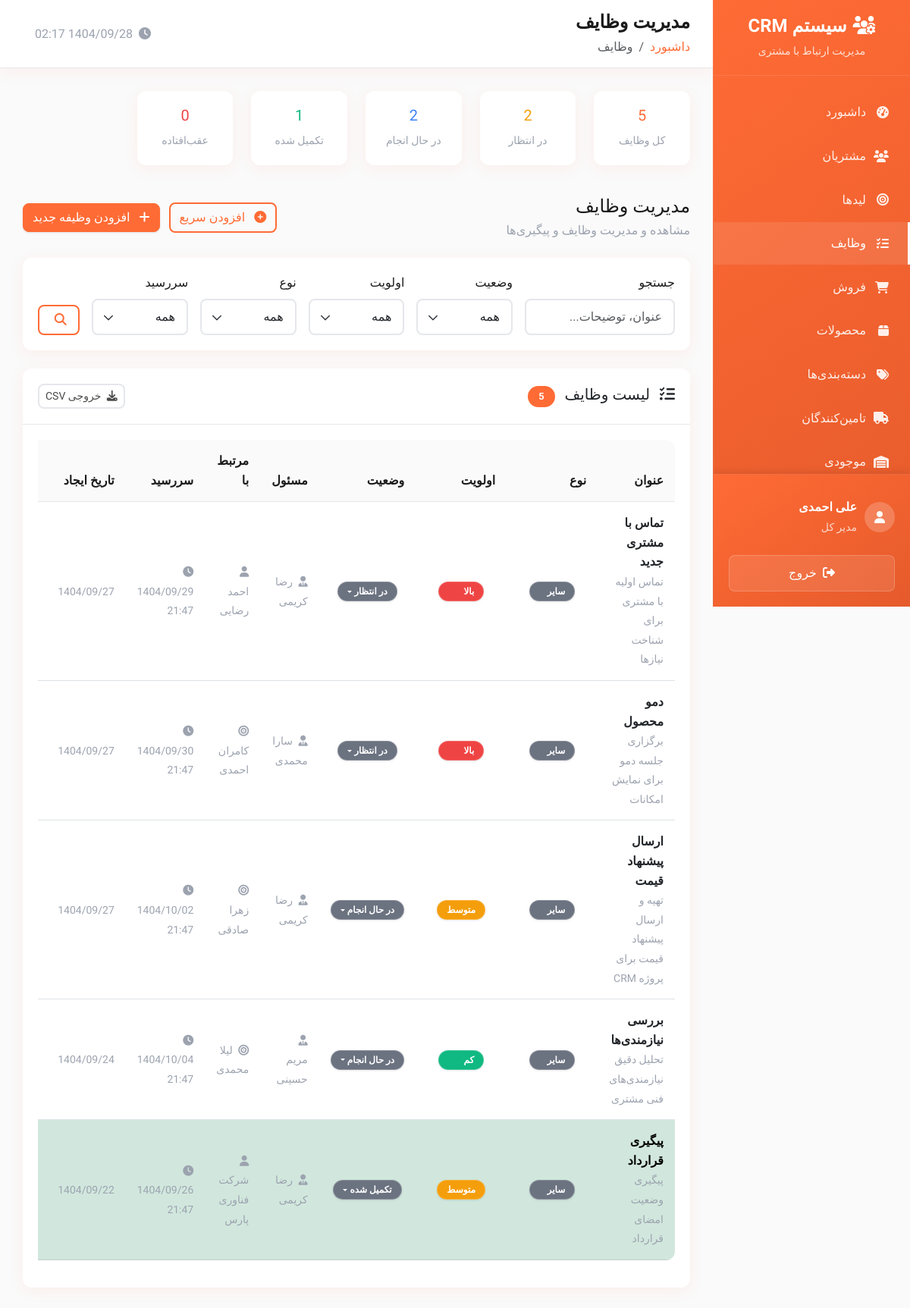
The app's page /public/tasks.php (signed in) with its own data.
### tables this page shows
CREATE TABLE users (
    id INT AUTO_INCREMENT PRIMARY KEY,
    username VARCHAR(50) UNIQUE NOT NULL,
    email VARCHAR(100) UNIQUE NOT NULL,
    password VARCHAR(255) NOT NULL,
    first_name VARCHAR(50) NOT NULL,
    last_name VARCHAR(50) NOT NULL,
    mobile VARCHAR(15),
    phone VARCHAR(20),
    avatar VARCHAR(255),
    role ENUM('admin', 'manager', 'sales', 'user') DEFAULT 'user',
    status ENUM('active', 'inactive', 'suspended') DEFAULT 'active',
    department VARCHAR(100),
    position VARCHAR(100),
    hire_date DATE,
    salary DECIMAL(10,2),
    address TEXT,
    notes TEXT,
    last_login DATETIME,
    failed_login_attempts INT DEFAULT 0,
    locked_until DATETIME NULL,
    created_at TIMESTAMP DEFAULT CURRENT_TIMESTAMP,
    updated_at TIMESTAMP DEFAULT CURRENT_TIMESTAMP ON UPDATE CURRENT_TIMESTAMP
);

CREATE TABLE tasks (
    id INT AUTO_INCREMENT PRIMARY KEY,
    title VARCHAR(100) NOT NULL,
    description TEXT,
    type ENUM('call', 'email', 'meeting', 'follow_up', 'other') DEFAULT 'other',
    status ENUM('pending', 'in_progress', 'completed', 'cancelled') DEFAULT 'pending',
    priority ENUM('low', 'medium', 'high', 'urgent') DEFAULT 'medium',
    due_date DATETIME,
    completed_at DATETIME NULL,
    assigned_to INT,
    related_type ENUM('customer', 'lead', 'user') NULL,
    related_id INT NULL,
    reminder_datetime DATETIME NULL,
    is_reminder_sent BOOLEAN DEFAULT FALSE,
    created_by INT,
    created_at TIMESTAMP DEFAULT CURRENT_TIMESTAMP,
    updated_at TIMESTAMP DEFAULT CURRENT_TIMESTAMP ON UPDATE CURRENT_TIMESTAMP,
    FOREIGN KEY (assigned_to) REFERENCES users(id) ON DELETE SET NULL,
    FOREIGN KEY (created_by) REFERENCES users(id) ON DELETE SET NULL
);

### public/tasks.php (the view, shortened to what the rows shown need)
<?php
$page_title = 'مدیریت وظایف';
require_once __DIR__ . '/../private/database.php';
require_once __DIR__ . '/../private/auth.php';
require_once __DIR__ . '/../private/functions.php';
$page = (int)($_GET['page'] ?? 1);
$per_page = RECORDS_PER_PAGE;
$offset = ($page - 1) * $per_page;
$where_conditions = [];
$params = [];
$where_clause = $where_conditions ? 'WHERE ' . implode(' AND ', $where_conditions) : '';
$sql = "
    SELECT
        t.*,
        CONCAT(u.first_name, ' ', u.last_name) as assigned_user,
        CONCAT(cb.first_name, ' ', cb.last_name) as created_user,
        CASE
            WHEN t.related_type = 'customer' THEN (SELECT CONCAT(first_name, ' ', last_name) FROM customers WHERE id = t.related_id)
            WHEN t.related_type = 'lead' THEN (SELECT CONCAT(first_name, ' ', last_name) FROM leads WHERE id = t.related_id)
            ELSE NULL
        END as related_name
    FROM tasks t
    LEFT JOIN users u ON t.assigned_to = u.id
    LEFT JOIN users cb ON t.created_by = cb.id
    $where_clause
    ORDER BY
        CASE t.status WHEN 'completed' THEN 3 WHEN 'cancelled' THEN 4 ELSE 1 END,
        CASE t.priority
            WHEN 'urgent' THEN 1
            WHEN 'high' THEN 2
            WHEN 'medium' THEN 3
            WHEN 'low' THEN 4
        END,
        t.due_date ASC,
        t.created_at DESC
    LIMIT $per_page OFFSET $offset
";
$tasks = $pdo->prepare($sql);
$tasks->execute($params);
$tasks = $tasks->fetchAll();
include __DIR__ . '/../private/header.php';
?>
<div class="card">
    <div class="card-body">
        <?php if (empty($tasks)): ?>
            <div class="text-center py-5">
                <i class="fas fa-tasks fa-3x text-muted mb-3"></i>
                <h5 class="text-muted">وظیفه‌ای یافت نشد</h5>
                <p class="text-muted">برای شروع، وظیفه جدیدی اضافه کنید</p>
                <?php if (hasPermission('add_task')): ?>
                    <a href="task_form.php" class="btn btn-primary">
                        <i class="fas fa-plus me-2"></i>
                        افزودن وظیفه اول
                    </a>
                <?php endif; ?>
            </div>
        <?php else: ?>
            <div class="table-responsive">
                <table class="table table-hover" id="tasksTable">
                    <thead>
                        <tr>
                            <th>عنوان</th>
                            <th>نوع</th>
                            <th>اولویت</th>
                            <th>وضعیت</th>
                            <th>مسئول</th>
                            <th>مرتبط با</th>
                            <th>سررسید</th>
                            <th>تاریخ ایجاد</th>
                            <th>عملیات</th>
                        </tr>
                    </thead>
                    <tbody>
                        <?php foreach ($tasks as $task): ?>
                            <?php
                            $is_overdue = $task['due_date'] && strtotime($task['due_date']) < time() && !in_array($task['status'], ['completed', 'cancelled']);
                            $row_class = $is_overdue ? 'table-warning' : '';
                            if ($task['status'] === 'completed') $row_class = 'table-success';
                            ?>
                            <tr class="<?php echo $row_class; ?>">
                                <td>
                                    <div class="fw-bold"><?php echo htmlspecialchars($task['title']); ?></div>
                                    <?php if ($task['description']): ?>
                                        <small class="text-muted">
                                            <?php echo truncateText(htmlspecialchars($task['description']), 60); ?>
                                        </small>
                                    <?php endif; ?>
                                </td>
                                <td>
                                    <span class="badge bg-secondary">
                                        <?php
                                        $types = [
                                            'call' => 'تماس',
                                            'email' => 'ایمیل',
                                            'meeting' => 'جلسه',
                                            'follow_up' => 'پیگیری',
                                            'other' => 'سایر'
                                        ];
                                        echo $types[$task['type']] ?? $task['type'];
                                        ?>
                                    </span>
                                </td>
                                <td>
                                    <span class="badge bg-<?php echo getPriorityClass($task['priority']); ?>">
                                        <?php echo getPriorityTitle($task['priority']); ?>
                                    </span>
                                </td>
                                <td>
                                    <div class="dropdown">
                                        <button class="btn btn-sm badge bg-<?php echo getStatusClass($task['status'], 'task'); ?> dropdown-toggle"
                                                type="button" data-bs-toggle="dropdown">
                                            <?php echo getStatusTitle($task['status'], 'task'); ?>
                                        </button>
                                    </div>
                                </td>
                                <td>
                                    <?php if ($task['assigned_user']): ?>
                                        <small class="text-muted">
                                            <i class="fas fa-user-tie me-1"></i>
                                            <?php echo htmlspecialchars($task['assigned_user']); ?>
                                        </small>
                                    <?php else: ?>
                                        <span class="text-muted">بدون مسئول</span>
                                    <?php endif; ?>
                                </td>
                                <td>
                                    <?php if ($task['related_name']): ?>
                                        <small class="text-muted">
                                            <i class="fas fa-<?php echo $task['related_type'] === 'customer' ? 'user' : 'bullseye'; ?> me-1"></i>
                                            <?php echo htmlspecialchars($task['related_name']); ?>
                                        </small>
                                    <?php else: ?>
                                        <span class="text-muted">-</span>
                                    <?php endif; ?>
                                </td>
                                <td>
                                    <?php if ($task['due_date']): ?>
                                        <small class="<?php echo $is_overdue ? 'text-danger fw-bold' : 'text-muted'; ?>">
                                            <i class="fas fa-clock me-1"></i>
                                            <?php echo formatPersianDate($task['due_date']); ?>
                                        </small>
                                    <?php else: ?>
                                        <span class="text-muted">-</span>
                                    <?php endif; ?>
                                </td>
                                <td>
                                    <small class="text-muted">
                                        <?php echo formatPersianDate($task['created_at'], 'Y/m/d'); ?>
                                    </small>
                                </td>
                                <td>
                                </td>
                            </tr>
                        <?php endforeach; ?>
                    </tbody>
                </table>
            </div>
        <?php endif; ?>
    </div>
</div>
<?php include __DIR__ . '/../private/footer.php'; ?>

### private/header.php (shortened to what the rows shown need)
<?php
$current_user = getCurrentUser();
?>
<!DOCTYPE html>
<html lang="fa" dir="rtl">
<head>
    <link href="https://cdn.jsdelivr.net/npm/bootstrap@5.3.0/dist/css/bootstrap.rtl.min.css" rel="stylesheet">
    <link href="https://cdnjs.cloudflare.com/ajax/libs/font-awesome/6.4.0/css/all.min.css" rel="stylesheet">
    <link href="https://cdn.jsdelivr.net/npm/chart.js@3.9.1/dist/chart.min.css" rel="stylesheet">
</head>
<body>
    <div class="sidebar" id="sidebar">
            <?php if (hasRole('admin')): ?>
            <a href="settings.php" class="menu-item <?php echo basename($_SERVER['PHP_SELF']) == 'settings.php' ? 'active' : ''; ?>">
                <i class="fas fa-cog"></i>
                تنظیمات
            </a>
            <a href="users.php" class="menu-item <?php echo basename($_SERVER['PHP_SELF']) == 'users.php' ? 'active' : ''; ?>">
                <i class="fas fa-user-cog"></i>
                کاربران
            </a>
            <?php endif; ?>
        <div class="sidebar-user">
            <div class="user-info">
                <div>
                    <div class="fw-bold"><?php echo htmlspecialchars($current_user['first_name'] . ' ' . $current_user['last_name']); ?></div>
                    <small class="opacity-75"><?php echo getRoleTitle($current_user['role']); ?></small>
                </div>
            </div>
        </div>
    </div>
    <div class="main-content">
        <div class="top-nav d-flex justify-content-between align-items-center">
            <div>
                <h1 class="nav-title"><?php echo isset($page_title) ? $page_title : 'داشبورد'; ?></h1>
            </div>
        </div>
        <div class="content">

### records on screen
users: first_name+last_name "علی احمدی", role "مدیر کل"
tasks: title "تماس با مشتری جدید", description "تماس اولیه با مشتری برای شناخت نیازها", type "سایر", priority "بالا", status "در انتظار", assigned_user "رضا کریمی", related_name "احمد رضایی", due_date "1404/09/29 21:47", created_at "1404/09/27"
tasks: title "دمو محصول", description "برگزاری جلسه دمو برای نمایش امکانات", type "سایر", priority "بالا", status "در انتظار", assigned_user "سارا محمدی", related_name "کامران احمدی", due_date "1404/09/30 21:47", created_at "1404/09/27"
tasks: title "ارسال پیشنهاد قیمت", description "تهیه و ارسال پیشنهاد قیمت برای پروژه CRM", type "سایر", priority "متوسط", status "در حال انجام", assigned_user "رضا کریمی", related_name "زهرا صادقی", due_date "1404/10/02 21:47", created_at "1404/09/27"
tasks: title "بررسی نیازمندی‌ها", description "تحلیل دقیق نیازمندی‌های فنی مشتری", type "سایر", priority "کم", status "در حال انجام", assigned_user "مریم حسینی", related_name "لیلا محمدی", due_date "1404/10/04 21:47", created_at "1404/09/24"
tasks: title "پیگیری قرارداد", description "پیگیری وضعیت امضای قرارداد", type "سایر", priority "متوسط", status "تکمیل شده", assigned_user "رضا کریمی", related_name "شرکت فناوری پارس", due_date "1404/09/26 21:47", created_at "1404/09/22"

### other values on screen
$page_title "مدیریت وظایف"
$item['title'] "داشبورد"
$item['title'] "وظایف"
$stats['total'] "5"
$stats['pending'] "2"
$stats['in_progress'] "2"
$stats['completed'] "1"
$stats['overdue'] "0"
$total_records "5"
